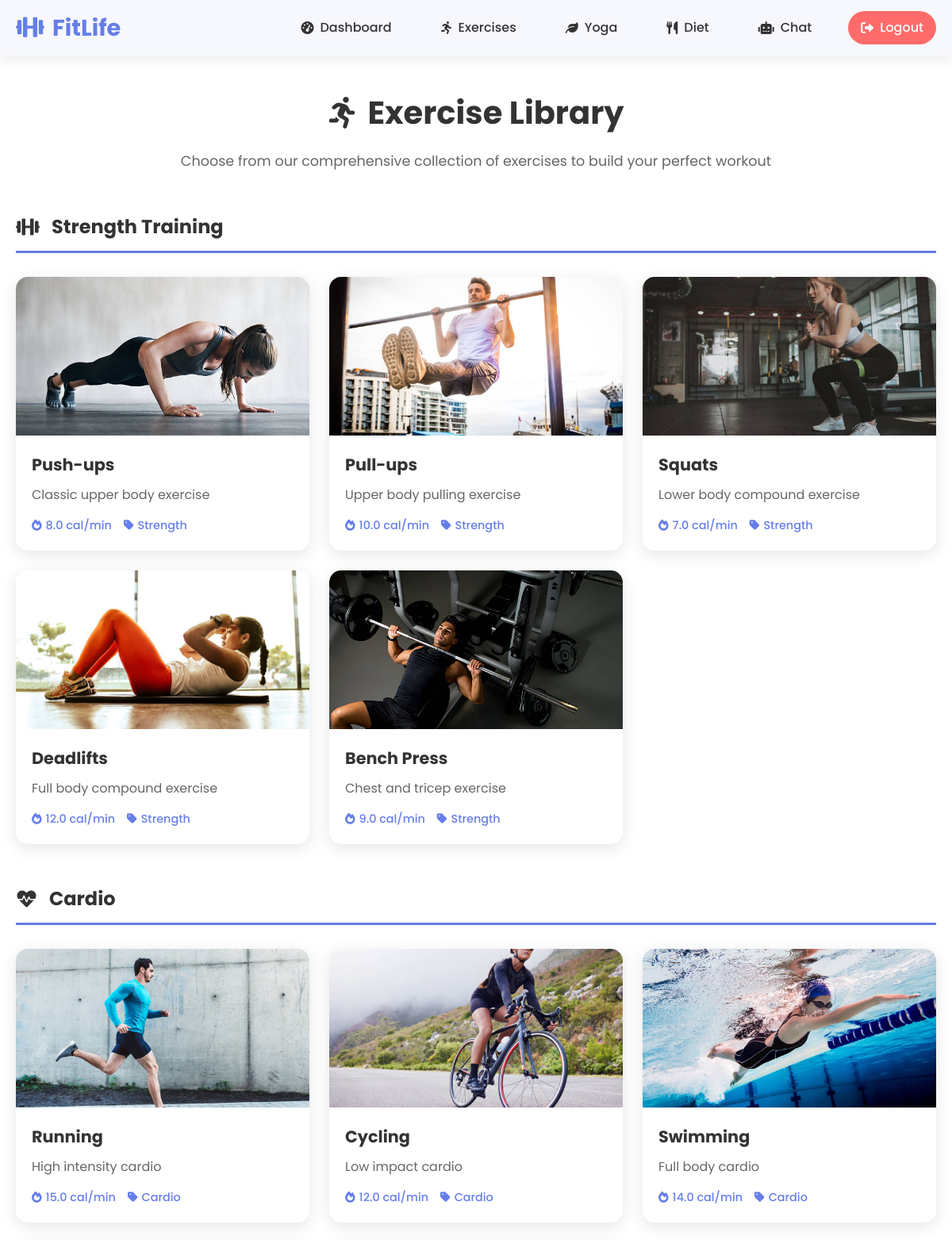
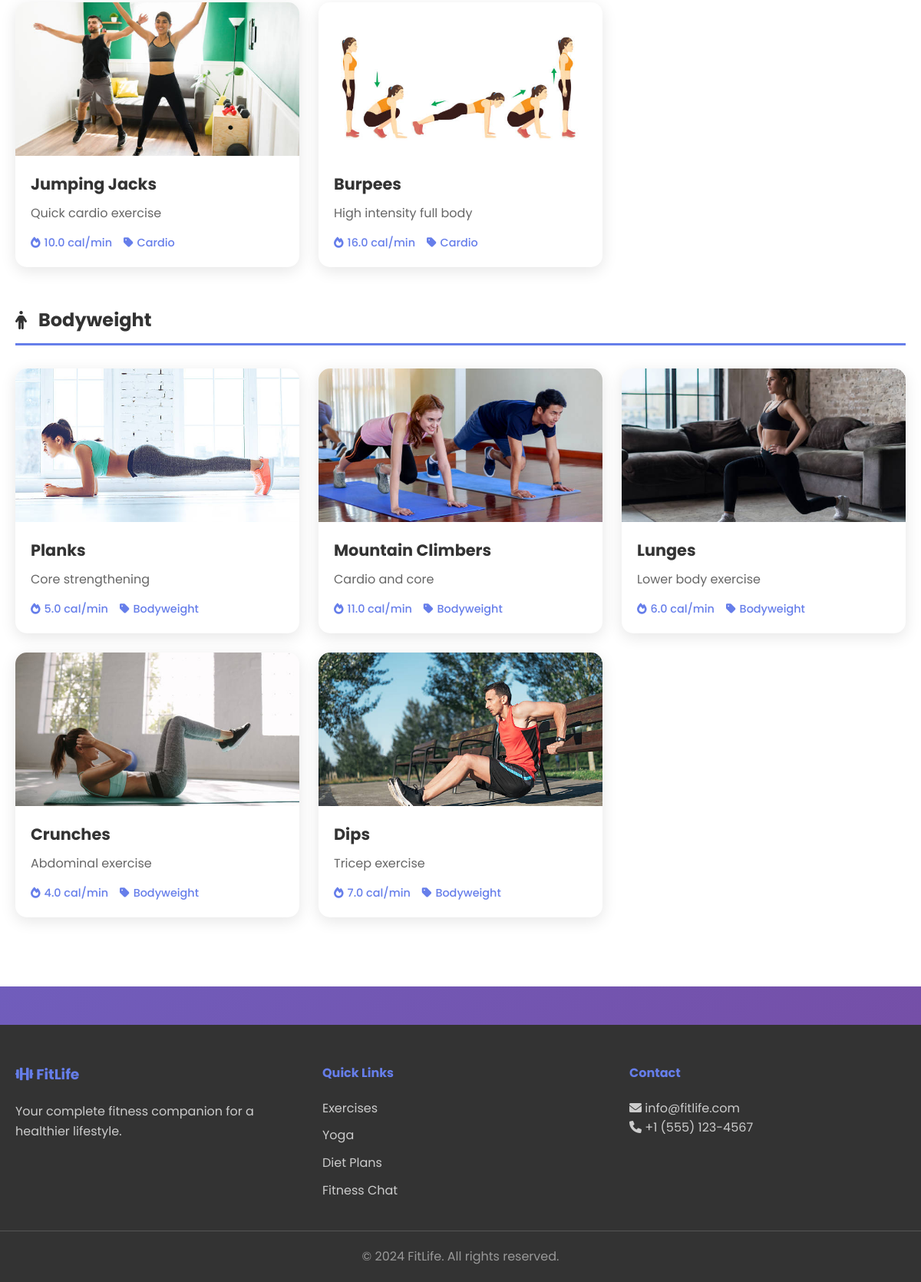
The page /exercises (signed in) on the database its author committed (2 pictures, top to bottom).
### models.py (models this page shows)
class Exercise(Base):
    __tablename__ = 'exercises'
    id = Column(Integer, primary_key=True)
    name = Column(String(100), nullable=False)
    category = Column(String(50), nullable=False)  # strength, cardio, flexibility, yoga, bodyweight
    description = Column(Text)
    calories_per_minute = Column(Float, nullable=False)
    image_url = Column(String(200), default='exercise_placeholder.jpg')
    exercise_logs = relationship("ExerciseLog", back_populates="exercise")

### app.py (the view)
@app.route('/exercises')
def exercises():
  if 'user_id' not in session:
      return redirect(url_for('login'))
  db_session = get_db_session()
  exercises = db_session.query(Exercise).all()
  exercise_categories = {}
  for exercise in exercises:
      if exercise.category not in exercise_categories:
          exercise_categories[exercise.category] = []
      exercise_categories[exercise.category].append(exercise)
  db_session.close()
  return render_template('exercises.html', exercise_categories=exercise_categories)

### app.py (called while the page is built)
def get_db_session():
  return Session()

### templates/exercises.html (shortened to what this page needs)
{% extends "base.html" %}
{% block content %}
<div class="exercises-container">
    <div class="page-header">
        <h1><i class="fas fa-running"></i> Exercise Library</h1>
        <p>Choose from our comprehensive collection of exercises to build your perfect workout</p>
    </div>
    {% for category, exercises in exercise_categories.items() %}
        <div class="exercise-category">
            <div class="category-header">
                <h2>
                    {% if category == 'strength' %}
                        <i class="fas fa-dumbbell"></i> Strength Training
                    {% elif category == 'cardio' %}
                        <i class="fas fa-heartbeat"></i> Cardio
                    {% elif category == 'bodyweight' %}
                        <i class="fas fa-male"></i> Bodyweight
                    {% elif category == 'flexibility' %}
                        <i class="fas fa-expand-arrows-alt"></i> Flexibility
                    {% else %}
                        <i class="fas fa-leaf"></i> {{ category.title() }}
                    {% endif %}
                </h2>
            </div>
            <div class="exercises-grid">
                {% for exercise in exercises %}
                    <div class="exercise-card">
                        <div class="exercise-image">
                            <img src="/static/images/{{ exercise.image_url }}" alt="{{ exercise.name }}" onerror="this.src='/static/images/exercise_placeholder.jpg'">
                        </div>
                        <div class="exercise-info">
                            <h3>{{ exercise.name }}</h3>
                            <p class="exercise-description">{{ exercise.description }}</p>
                            <div class="exercise-stats">
                                <span class="stat">
                                    <i class="fas fa-fire"></i>
                                    {{ exercise.calories_per_minute }} cal/min
                                </span>
                                <span class="stat">
                                    <i class="fas fa-tag"></i>
                                    {{ exercise.category.title() }}
                                </span>
                            </div>
                        </div>
                    </div>
                {% endfor %}
            </div>
        </div>
    {% endfor %}
</div>
{% endblock %}

### templates/base.html (shortened to what this page needs)
<!DOCTYPE html>
<html lang="en">
<head>
    <link rel="stylesheet" href="{{ url_for('static', filename='css/style.css') }}">
    <link rel="stylesheet" href="https://cdnjs.cloudflare.com/ajax/libs/font-awesome/6.0.0/css/all.min.css">
</head>
<body>
    <nav class="navbar">
        <div class="nav-container">
            <div class="nav-logo">
                <a href="{{ url_for('index') }}">
                    <i class="fas fa-dumbbell"></i>
                    FitLife
                </a>
            </div>
            <div class="nav-menu">
                {% if session.user_id %}
                    <a href="{{ url_for('dashboard') }}" class="nav-link">
                        <i class="fas fa-tachometer-alt"></i> Dashboard
                    </a>
                    <a href="{{ url_for('exercises') }}" class="nav-link">
                        <i class="fas fa-running"></i> Exercises
                    </a>
                    <a href="{{ url_for('yoga') }}" class="nav-link">
                        <i class="fas fa-leaf"></i> Yoga
                    </a>
                    <a href="{{ url_for('diet') }}" class="nav-link">
                        <i class="fas fa-utensils"></i> Diet
                    </a>
                    <a href="{{ url_for('chatbot') }}" class="nav-link">
                        <i class="fas fa-robot"></i> Chat
                    </a>
                    <a href="{{ url_for('logout') }}" class="nav-link logout">
                        <i class="fas fa-sign-out-alt"></i> Logout
                    </a>
                {% endif %}
            </div>
        </div>
    </nav>
    <main class="main-content">
        {% block content %}{% endblock %}
    </main>
    <footer class="footer">
        <div class="footer-content">
            <div class="footer-section">
                <h3><i class="fas fa-dumbbell"></i> FitLife</h3>
                <p>Your complete fitness companion for a healthier lifestyle.</p>
            </div>
            <div class="footer-section">
                <h4>Quick Links</h4>
                <ul>
                    <li><a href="{{ url_for('exercises') }}">Exercises</a></li>
                    <li><a href="{{ url_for('yoga') }}">Yoga</a></li>
                    <li><a href="{{ url_for('diet') }}">Diet Plans</a></li>
                    <li><a href="{{ url_for('chatbot') }}">Fitness Chat</a></li>
                </ul>
            </div>
            <div class="footer-section">
                <h4>Contact</h4>
                <p><i class="fas fa-envelope"></i> info@fitlife.com</p>
                <p><i class="fas fa-phone"></i> +1 (555) 123-4567</p>
            </div>
        </div>
        <div class="footer-bottom">
            <p>&copy; 2024 FitLife. All rights reserved.</p>
        </div>
    </footer>
</body>
</html>

### static/css/style.css (style rules this page uses)
* { margin: 0; padding: 0; box-sizing: border-box; }
body { font-family: "Poppins", sans-serif; line-height: 1.6; color: #333; background: linear-gradient(135deg, #667eea 0%, #764ba2 100%); min-height: 100vh; }
.navbar { background: rgba(255, 255, 255, 0.95); backdrop-filter: blur(10px); position: fixed; top: 0; width: 100%; z-index: 1000; box-shadow: 0 2px 20px rgba(0, 0, 0, 0.1); }
.nav-container { max-width: 1200px; margin: 0 auto; padding: 0 20px; display: flex; justify-content: space-between; align-items: center; height: 70px; }
.nav-logo a { font-size: 1.8rem; font-weight: 700; color: #667eea; text-decoration: none; display: flex; align-items: center; gap: 10px; }
.nav-menu { display: flex; gap: 30px; align-items: center; }
.nav-link { color: #333; text-decoration: none; font-weight: 500; padding: 8px 16px; border-radius: 25px; transition: all 0.3s ease; display: flex; align-items: center; gap: 8px; }
.nav-link.logout { background: #ff6b6b; color: white; }
.main-content { margin-top: 70px; min-height: calc(100vh - 70px); }
.exercises-container { padding: 40px 20px; max-width: 1200px; margin: 0 auto; background: white; min-height: 90vh; }
.page-header { text-align: center; margin-bottom: 50px; }
.page-header h1 { font-size: 2.5rem; color: #333; margin-bottom: 15px; display: flex; align-items: center; justify-content: center; gap: 15px; }
.page-header p { color: #666; font-size: 1.1rem; }
.exercise-category { margin-bottom: 50px; }
.category-header h2 { color: #333; margin-bottom: 30px; padding-bottom: 10px; border-bottom: 3px solid #667eea; display: flex; align-items: center; gap: 15px; }
.exercises-grid { display: grid; grid-template-columns: repeat(auto-fill, minmax(300px, 1fr)); gap: 25px; }
.exercise-card { background: white; border-radius: 15px; overflow: hidden; box-shadow: 0 5px 20px rgba(0, 0, 0, 0.1); transition: all 0.3s ease; position: relative; }
.exercise-image { position: relative; height: 200px; overflow: hidden; }
.exercise-image img { width: 100%; height: 100%; object-fit: cover; transition: all 0.3s ease; }
.exercise-info { padding: 20px; }
.exercise-info h3 { font-size: 1.3rem; color: #333; margin-bottom: 10px; }
.exercise-description { color: #666; margin-bottom: 15px; line-height: 1.5; }
.exercise-stats { display: flex; gap: 15px; }
.stat { display: flex; align-items: center; gap: 5px; color: #667eea; font-size: 0.9rem; font-weight: 500; }
.footer { background: #333; color: white; padding: 50px 0 20px; margin-top: 50px; }
.footer-content { max-width: 1200px; margin: 0 auto; padding: 0 20px; display: grid; grid-template-columns: repeat(auto-fit, minmax(250px, 1fr)); gap: 40px; }
.footer-section h3, .footer-section h4 { margin-bottom: 20px; color: #667eea; }
.footer-section p { line-height: 1.6; color: #ccc; }
.footer-section ul { list-style: none; }
.footer-section ul li { margin-bottom: 10px; }
.footer-section ul li a { color: #ccc; text-decoration: none; transition: color 0.3s ease; }
.footer-bottom { text-align: center; padding-top: 20px; margin-top: 30px; border-top: 1px solid #555; color: #999; }

### rows shown on the page
Exercise: shows "Strength Training", image_url (picture), name "Push-ups", description "Classic upper body exercise", calories_per_minute "8.0", category "Strength"
Exercise: image_url (picture), name "Pull-ups", description "Upper body pulling exercise", calories_per_minute "10.0", category "Strength"
Exercise: image_url (picture), name "Squats", description "Lower body compound exercise", calories_per_minute "7.0", category "Strength"
Exercise: shows a picture, name "Deadlifts", description "Full body compound exercise", calories_per_minute "12.0", category "Strength"
Exercise: image_url (picture), name "Bench Press", description "Chest and tricep exercise", calories_per_minute "9.0", category "Strength"
Exercise: shows "Cardio", image_url (picture), name "Running", description "High intensity cardio", calories_per_minute "15.0", category "Cardio"
Exercise: image_url (picture), name "Cycling", description "Low impact cardio", calories_per_minute "12.0", category "Cardio"
Exercise: image_url (picture), name "Swimming", description "Full body cardio", calories_per_minute "14.0", category "Cardio"
Exercise: image_url (picture), name "Jumping Jacks", description "Quick cardio exercise", calories_per_minute "10.0", category "Cardio"
Exercise: image_url (picture), name "Burpees", description "High intensity full body", calories_per_minute "16.0", category "Cardio"
Exercise: shows "Bodyweight", image_url (picture), name "Planks", description "Core strengthening", calories_per_minute "5.0", category "Bodyweight"
Exercise: image_url (picture), name "Mountain Climbers", description "Cardio and core", calories_per_minute "11.0", category "Bodyweight"
Exercise: image_url (picture), name "Lunges", description "Lower body exercise", calories_per_minute "6.0", category "Bodyweight"
Exercise: image_url (picture), name "Crunches", description "Abdominal exercise", calories_per_minute "4.0", category "Bodyweight"
Exercise: image_url (picture), name "Dips", description "Tricep exercise", calories_per_minute "7.0", category "Bodyweight"
